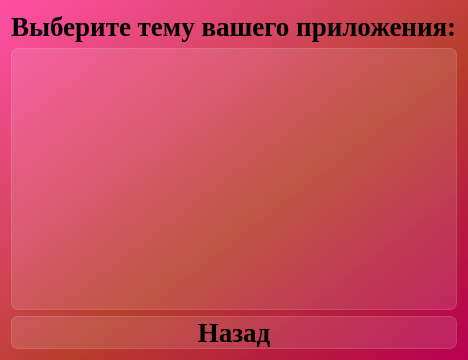
<?xml version="1.0" encoding="UTF-8"?>
<ui version="4.0">
 <class>Dialog_choose_theme</class>
 <widget class="QDialog" name="Dialog_choose_theme">
  <property name="geometry">
   <rect>
    <x>0</x>
    <y>0</y>
    <width>354</width>
    <height>360</height>
   </rect>
  </property>
  <property name="windowTitle">
   <string>Темы приложения</string>
  </property>
  <property name="styleSheet">
   <string notr="true">background-color: qlineargradient(spread:pad, x1:1, y1:1, x2:0, y2:0, stop:0 rgba(185, 0, 81, 255), stop:0.427447 rgba(182, 61, 42, 235), stop:1 rgba(255, 79, 165, 255));
font-family: Liberation Serif;</string>
  </property>
  <layout class="QVBoxLayout" name="verticalLayout">
   <item>
    <widget class="QLabel" name="label_choose_theme">
     <property name="styleSheet">
      <string notr="true">text-align: center;
font-weight: bold;
font-size: 20pt;
background-color: none;</string>
     </property>
     <property name="text">
      <string>Выберите тему вашего приложения:</string>
     </property>
     <property name="wordWrap">
      <bool>false</bool>
     </property>
    </widget>
   </item>
   <item>
    <widget class="QListWidget" name="listWidget_list_of_themes">
     <property name="styleSheet">
      <string notr="true">QListView {
font-weight: bold;
font-size: 20pt;
background-color: rgba(255, 255, 255, 30);
border: 1px solid rgba(255, 255, 255, 40);
border-radius: 7px;
}

QListView::item:selected {
border: none;
color: rgb(255, 255, 255);
background-color: rgba(255, 255, 255, 50);
}</string>
     </property>
    </widget>
   </item>
   <item>
    <widget class="QPushButton" name="pushButton_back">
     <property name="styleSheet">
      <string notr="true">QPushButton {
font-weight: bold;
font-size: 20pt;
text-align: center;
background-color: rgba(255, 255, 255, 30);
border: 1px solid rgba(255, 255, 255, 40);
border-radius: 7px;
}

QPushButton:hover {
background-color: rgba(255, 255, 255, 40);
}
QPushButton:pressed {
background-color: rgba(255, 255, 255, 70);
}</string>
     </property>
     <property name="text">
      <string>Назад</string>
     </property>
    </widget>
   </item>
  </layout>
 </widget>
 <resources/>
 <connections/>
</ui>
